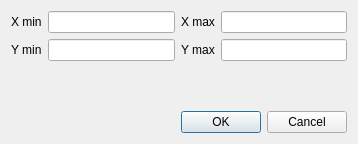
<?xml version="1.0" encoding="UTF-8"?>
<ui version="4.0">
 <class>setGraphRangeUI</class>
 <widget class="QDialog" name="setGraphRangeUI">
  <property name="geometry">
   <rect>
    <x>0</x>
    <y>0</y>
    <width>358</width>
    <height>144</height>
   </rect>
  </property>
  <property name="sizePolicy">
   <sizepolicy hsizetype="MinimumExpanding" vsizetype="MinimumExpanding">
    <horstretch>0</horstretch>
    <verstretch>0</verstretch>
   </sizepolicy>
  </property>
  <property name="windowTitle">
   <string>Set Graph Range</string>
  </property>
  <property name="modal">
   <bool>true</bool>
  </property>
  <layout class="QGridLayout" name="gridLayout_2">
   <item row="0" column="0">
    <layout class="QGridLayout" name="gridLayout">
     <item row="0" column="0">
      <widget class="QLabel" name="label">
       <property name="text">
        <string>X min</string>
       </property>
      </widget>
     </item>
     <item row="0" column="1">
      <widget class="QLineEdit" name="txtXmin"/>
     </item>
     <item row="0" column="2">
      <widget class="QLabel" name="label_2">
       <property name="text">
        <string>X max</string>
       </property>
      </widget>
     </item>
     <item row="0" column="3">
      <widget class="QLineEdit" name="txtXmax"/>
     </item>
     <item row="1" column="0">
      <widget class="QLabel" name="label_3">
       <property name="text">
        <string>Y min</string>
       </property>
      </widget>
     </item>
     <item row="1" column="1">
      <widget class="QLineEdit" name="txtYmin"/>
     </item>
     <item row="1" column="2">
      <widget class="QLabel" name="label_4">
       <property name="text">
        <string>Y max</string>
       </property>
      </widget>
     </item>
     <item row="1" column="3">
      <widget class="QLineEdit" name="txtYmax"/>
     </item>
    </layout>
   </item>
   <item row="1" column="0">
    <spacer name="verticalSpacer">
     <property name="orientation">
      <enum>Qt::Vertical</enum>
     </property>
     <property name="sizeHint" stdset="0">
      <size>
       <width>20</width>
       <height>40</height>
      </size>
     </property>
    </spacer>
   </item>
   <item row="2" column="0">
    <widget class="QDialogButtonBox" name="buttonBox">
     <property name="orientation">
      <enum>Qt::Horizontal</enum>
     </property>
     <property name="standardButtons">
      <set>QDialogButtonBox::Cancel|QDialogButtonBox::Ok</set>
     </property>
    </widget>
   </item>
  </layout>
 </widget>
 <resources/>
 <connections>
  <connection>
   <sender>buttonBox</sender>
   <signal>accepted()</signal>
   <receiver>setGraphRangeUI</receiver>
   <slot>accept()</slot>
   <hints>
    <hint type="sourcelabel">
     <x>248</x>
     <y>254</y>
    </hint>
    <hint type="destinationlabel">
     <x>157</x>
     <y>274</y>
    </hint>
   </hints>
  </connection>
  <connection>
   <sender>buttonBox</sender>
   <signal>rejected()</signal>
   <receiver>setGraphRangeUI</receiver>
   <slot>reject()</slot>
   <hints>
    <hint type="sourcelabel">
     <x>316</x>
     <y>260</y>
    </hint>
    <hint type="destinationlabel">
     <x>286</x>
     <y>274</y>
    </hint>
   </hints>
  </connection>
 </connections>
</ui>
